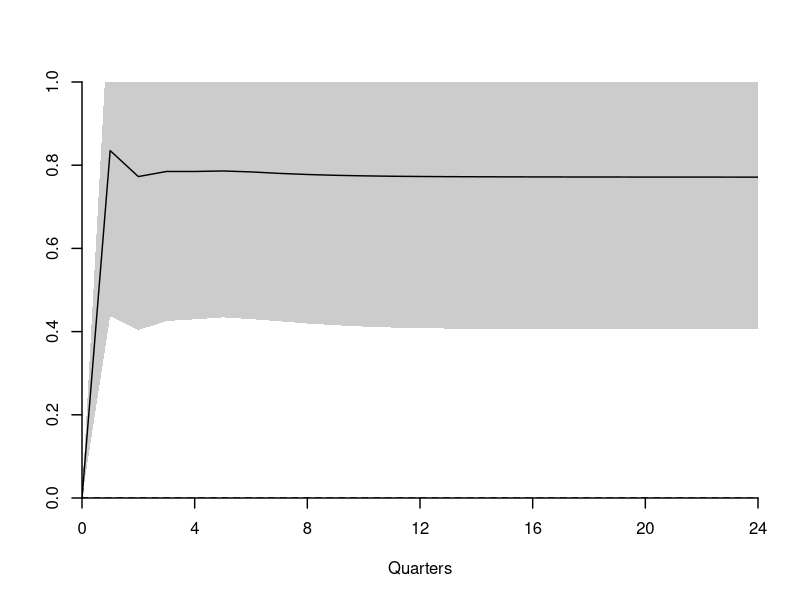
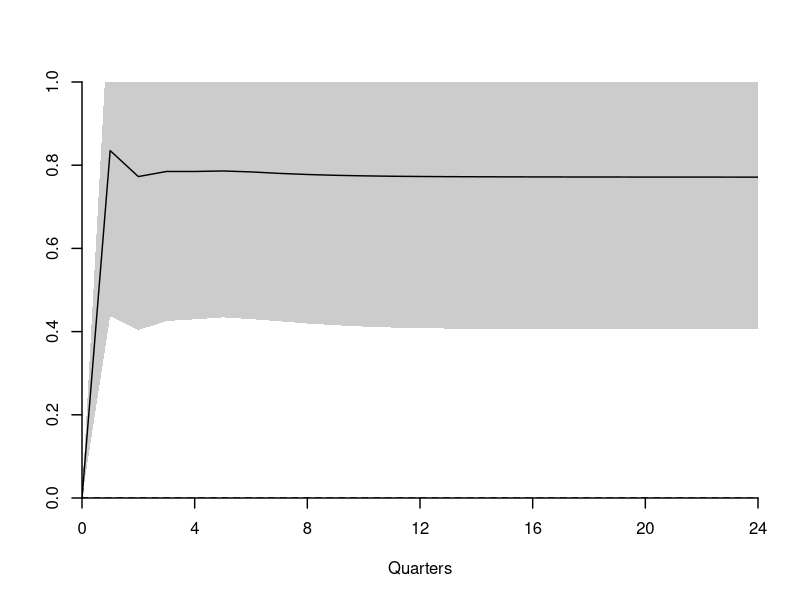
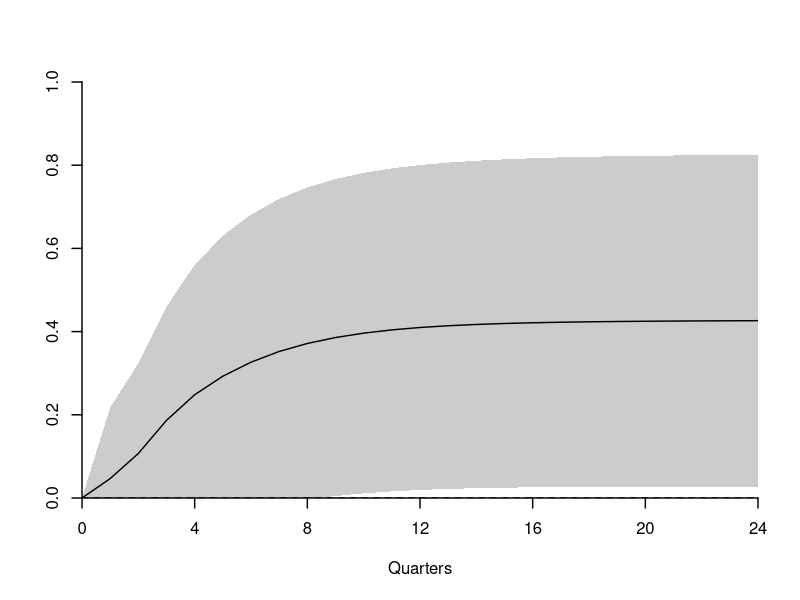
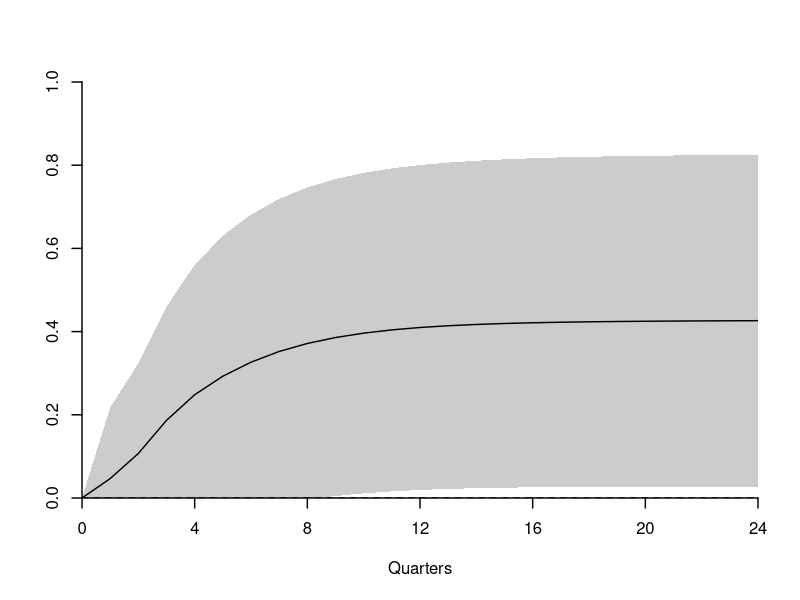

Source code (R) for these figures, in order:
#########################################################################
##  This file generates Figure 15.5
##  Blanchard-Quah (1989) FED
#########################################################################
### Uses files figure15_5a.txt, figure15_5b.txt
#########################################

dat <- read.table("figure15_5a.txt")
x <- dat[,1]
f <- dat[,2]
fL <- dat[,3]
fU <- dat[,4]

wd <- 1.4

pdf("HANSEN15-5a.pdf",family="Helvetica",colormodel='cmyk',width=4.5,height=4.5)
plot(x,f,type="l",xaxs="i",yaxs="i",ylab="",xlab="Quarters",bty="n",xaxt="n",yaxt="n",ylim=c(0,1),xlim=c(0,24),lwd=wd) 
polygon(c(x,rev(x)),c(fL,rev(fU)),border=NA,col=grey(.8),lwd=wd)
axis(side=1,seq(0,24,4),lwd=wd)
axis(side=2,seq(0,1,.2),lwd=wd)
abline(h=0,lwd=wd,lty=2)
lines(x,f,lwd=wd)
dev.off()

postscript("HANSEN15-5a.eps",paper="special",width=4.5,height=4.5,horizontal=FALSE,onefile=FALSE,family="Helvetica",colormodel='cmyk')
plot(x,f,type="l",xaxs="i",yaxs="i",ylab="",xlab="Quarters",bty="n",xaxt="n",yaxt="n",ylim=c(0,1),xlim=c(0,24),lwd=wd) 
polygon(c(x,rev(x)),c(fL,rev(fU)),border=NA,col=grey(.8),lwd=wd)
axis(side=1,seq(0,24,4),lwd=wd)
axis(side=2,seq(0,1,.2),lwd=wd)
abline(h=0,lwd=wd,lty=2)
lines(x,f,lwd=wd)
dev.off()

dat <- read.table("figure15_5b.txt")
x <- dat[,1]
f <- dat[,2]
fL <- dat[,3]
fU <- dat[,4]

wd <- 1.4

pdf("HANSEN15-5b.pdf",family="Helvetica",colormodel='cmyk',width=4.5,height=4.5)
plot(x,f,type="l",xaxs="i",yaxs="i",ylab="",xlab="Quarters",bty="n",yaxt="n",xaxt="n",ylim=c(0,1),xlim=c(0,24),lwd=wd) 
polygon(c(x,rev(x)),c(fL,rev(fU)),border=NA,col=grey(.8),lwd=wd)
axis(side=1,seq(0,24,4),lwd=wd)
axis(side=2,seq(0,1,.2),lwd=wd)
abline(h=0,lwd=wd,lty=2)
lines(x,f,lwd=wd)
dev.off()

postscript("HANSEN15-5b.eps",paper="special",width=4.5,height=4.5,horizontal=FALSE,onefile=FALSE,family="Helvetica",colormodel='cmyk')
plot(x,f,type="l",xaxs="i",yaxs="i",ylab="",xlab="Quarters",bty="n",yaxt="n",xaxt="n",ylim=c(0,1),xlim=c(0,24),lwd=wd) 
polygon(c(x,rev(x)),c(fL,rev(fU)),border=NA,col=grey(.8),lwd=wd)
axis(side=1,seq(0,24,4),lwd=wd)
axis(side=2,seq(0,1,.2),lwd=wd)
abline(h=0,lwd=wd,lty=2)
lines(x,f,lwd=wd)
dev.off()
